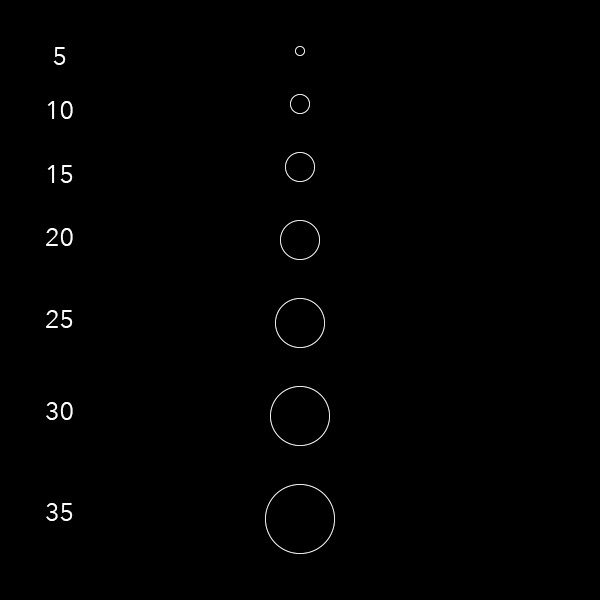
//> input picture radtest2.png, 600 x 600 px
$ ./hough ../../radtest2.png 3   (built with g++ and OpenCV 4)
//> lines starting //> are read from the running program, lines starting //| are printed output that depends on the picture; after the words box and inside, x2 and y2 are one past the last pixel; in counts of white or black regions, pixels touching at a corner belong together
/** For testing Hough Transform for detcting cirlces
 *
 * \File: hough.cpp
 * \Author: Gregory M. Nero (gmn8357@rit.edu)
 * \Date: 16-Apr-19
 *
 * usage: ./hough [image] [maxradius]
 *   image: image to read in
 *   maxradius: (int) the max radius you want to test for in range [0, maxradius]
*/

#include <iostream>
#include <opencv2/core.hpp>
#include <opencv2/highgui.hpp>
#include "imgs/ipcv/utils/Utils.h"
#include <opencv2/imgproc/imgproc.hpp>
#include <cmath>
#include <math.h>
#include <string>

using namespace std;

int main(int argc, char *argv[]) {

  //Read in image and get rows/cols
  cv::Mat src = cv::imread(argv[1], cv::IMREAD_GRAYSCALE);
//> src is the input picture: 600 rows x 600 cols, CV_8UC1; min 0, max 255, mean 1.3
  int rows = src.rows;
//> rows = 600
  int cols = src.cols;
//> cols = 600

  //Range of radii you want to test [0, radii_range]
  int radii_range = atoi(argv[2]);
//> radii_range = 3


  //Vector to store each radial layer ("the accumulator matrix")
  vector<cv::Mat> H;
  for (int l = 0; l < radii_range; l++) {

    cv::Mat mymat(rows, cols, CV_8UC1);
    mymat = 0;

    H.push_back(mymat);


  }
//> this loop made 3 passes

  //resolution of steps??
  //angle overlap value if too small due to int truncation?
  for (int x = 0; x < cols; x++) {
    for (int y = 0; y < rows; y++) {
      for (int r = 0; r < radii_range; r++) {
        for (double angle = 0; angle <= 360; angle = angle + 20) {


	  //Get the current radial layer
	  cv::Mat current_layer = H[r];

	  //a and b values corresponding to current radius and angle
          int a = x - (r * cos(angle * (M_PI/180) ));
	  int b = y - (r * sin(angle * (M_PI/180) ));

	  //To prevent core dumps
	  if (a < 0 || a > cols) {continue;}
	  if (b < 0 || b > rows) {continue;}

	  //Get the code value of the source
	  int src_value = src.at<char>(x,y);

	  //See if there is a code value there
	  if (src_value != 0) {

	    //If so, accumulate
	    current_layer.at<char>(a,b) += 10; //arbitrary accumulator value

	  }


	}
      }
    }
  }
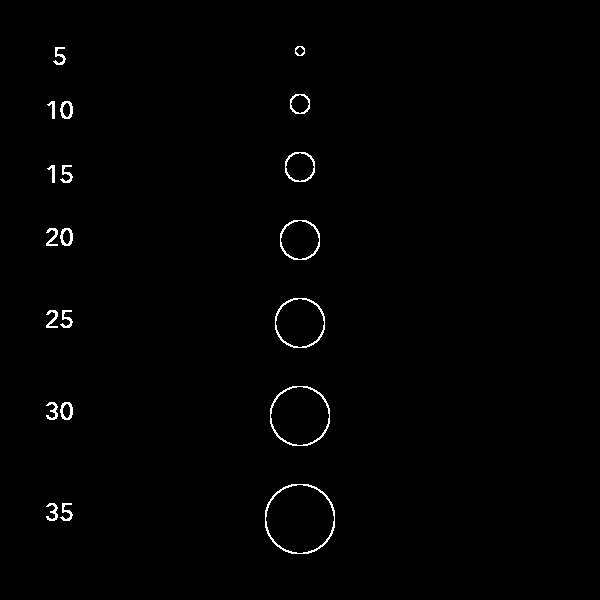
//> H[0]: 600 rows x 600 cols, CV_8UC1; values 0 (black) and 190 (white), 0.83% white in thin lines or dots, all inside (x1, y1, x2, y2) = (46, 46, 335, 554)

  int threshold = 180; //sort-of arbitrary threshold for 'radtest2.png'
  for (int l = 0; l < radii_range; l++) {

    string radius = to_string(l);
    string title = "Radius: " + radius;


    cv::Mat layer = H[l];

    double min, max;
    cv::Point minloc, maxloc;

    cv::minMaxLoc(layer, &min, &max, &minloc, &maxloc);

    if (max == threshold) {

      cout << "Circle of radius " << l << " has been found at location: "
	<< "(" <<  maxloc.x << ", " << maxloc.y << ")" << endl;

    }


    cv::imshow(title, layer);
    cv::waitKey(0);

  }
//> this loop made 3 passes
//> (max, maxloc) on passes 1 to 3: (190, Point(297, 46)), (190, Point(302, 47)), (170, Point(52, 102))

  return EXIT_SUCCESS;
}
